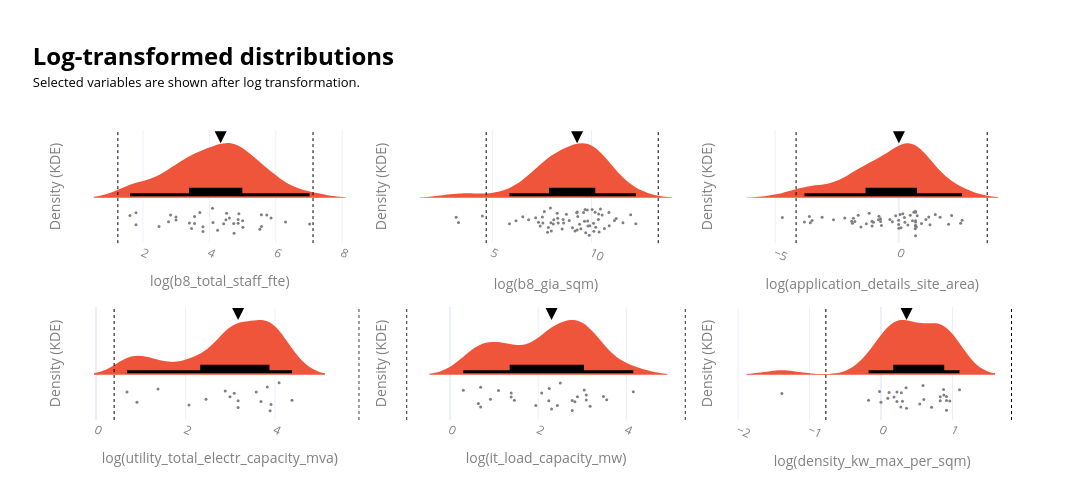

This figure's notebook cell:
### Markdown cell above
Relevant distributions have long right tails with severe outliers. Due to the low number of observations, we are applying a sequential approach to modelling, and aiming to have 1 explanatory variable per model. Outliers are identified and dropped individually for the model to maximise the number of datapoints. For the baseline OLS, the outliers are giving too much variance, which results in statistically insignificant slope and intercept. We will aim to address them as part of the Interaction Term model.

### Code cell
#| include: false
value_cols = ["b8_total_staff_fte", "b8_gia_sqm", "application_details_site_area",
          "utility_total_electr_capacity_mva", "it_load_capacity_mw","density_kw_max_per_sqm"]
log_cols = ["b8_total_staff_fte", "b8_gia_sqm", "application_details_site_area", 
          "utility_total_electr_capacity_mva", "it_load_capacity_mw","density_kw_max_per_sqm"]

cols_to_show = ["id", "lpa_name", "current_occupier"] + value_cols
ncols, nrows = 3, math.ceil(len(value_cols) / 3)
fig = make_subplots(rows=nrows, cols=ncols, horizontal_spacing=0.05, vertical_spacing=0.22)

for i, col in enumerate(value_cols):
    r, c = i // ncols + 1, i % ncols + 1
    df = data_ldn_exstg.dropna(subset=[col]).copy()

    if col in log_cols:
        df = df[df[col] > 0].copy()
        df["plot_value"] = np.log(df[col])
        x_title = f"log({col})"
    else:
        df["plot_value"] = df[col]
        x_title = col

    if df.empty:
        continue

    q1, q3 = df["plot_value"].quantile([0.25, 0.75])
    iqr = q3 - q1
    bounds = [q1 - 1.5 * iqr, q3 + 1.5 * iqr]
    median = df["plot_value"].median()
    rng = df["plot_value"].max() - df["plot_value"].min()
    bw = max(rng * 0.10, rng * 0.02) if rng > 0 else 1

    customdata = df[cols_to_show].to_numpy()
    hover = "<br>".join([f"{x}: %{{customdata[{j}]}}" for j, x in enumerate(cols_to_show)])

    fig.add_trace(go.Violin(
        x=df["plot_value"], orientation="h", side="positive", width=2,
        bandwidth=bw, line=dict(width=0), points="all", jitter=0.3,
        pointpos=-0.4, marker=dict(color="grey", size=3),
        box_visible=True, box_fillcolor="black",
        box_line=dict(color="black", width=3), box_width=0.2,
        fillcolor=px.colors.qualitative.Plotly[1],
        customdata=customdata, hovertemplate=hover, showlegend=False
    ), row=r, col=c)

    for b in bounds:
        fig.add_vline(x=b, line_width=1, line_dash="dot",
                      line_color="black", row=r, col=c)

    fig.add_trace(go.Scatter(
        x=[median], mode="markers",
        marker=dict(symbol="arrow-down", color="black", size=12),
        hovertemplate=f"Median: {median:.2f}<extra></extra>",
        showlegend=False
    ), row=r, col=c)

    fig.update_xaxes(title_text=x_title, row=r, col=c)
    fig.update_yaxes(showticklabels=False, title="Density (KDE)",
                     showgrid=False, zeroline=False, row=r, col=c)

fig.update_xaxes(
    tickangle=25,
    tickfont=dict(color=labels_colour),
    title_font=dict(color=labels_colour)
)
fig.update_yaxes(
    tickfont=dict(color=labels_colour),
    title_font=dict(color=labels_colour)
)

fig.update_layout(
    width=1400, height=250 * nrows, template="plotly_white",
    title=dict(
        text=(
            f"<span style='font-size:24px; font-weight:bold; color:{notes_colour};'>"
            "Log-transformed distributions</span><br>"
            f"<span style='font-size:13px; color:{notes_colour};'>"
            "Selected variables are shown after log transformation.</span>"
        ),
        x=0.03, xanchor="left"
    ),
    margin=dict(t=130)
)

fig.show(config={"toImageButtonOptions": {
    "format": "png", "filename": "figure", "scale": 4
}})

### Figure 1 — Plotly figure (JSON) as saved in the notebook; plotly's stock layout.template omitted (floating-point values rounded to 4 significant figures; data arrays with more than 128 entries replaced by an {"elided": "..."} marker saying what was removed)
{"data": [{"bandwidth": 0.5412, "box": {"fillcolor": "black", "line": {"color": "black", "width": 3}, "visible": true, "width": 0.2}, "customdata": {"elided": "36x9 mixed values"}, "fillcolor": "#EF553B", "hovertemplate": "id: %{customdata[0]}<br>lpa_name: %{customdata[1]}<br>current_occupier: %{customdata[2]}<br>b8_total_staff_fte: %{customdata[3]}<br>b8_gia_sqm: %{customdata[4]}<br>application_details_site_area: %{customdata[5]}<br>utility_total_electr_capacity_mva: %{customdata[6]}<br>it_load_capacity_mw: %{customdata[7]}<br>density_kw_max_per_sqm: %{customdata[8]}", "jitter": 0.3, "line": {"width": 0}, "marker": {"color": "grey", "size": 3}, "orientation": "h", "pointpos": -0.4, "points": "all", "showlegend": false, "side": "positive", "type": "violin", "width": 2, "x": [4.522, 5.568, 3.555, 2.773, 4.605, 4.431, 1.792, 4.5, 4.094, 3.807, 4.248, 4.745, 5.568, 3.807, 5.521, 2.485, 3.714, 1.792, 4.111, 2.833, 1.609, 3.555, 2.996, 3.466, 5.011, 4.89, 7.021, 5.858, 4.736, 4.868, 6.295, 4.868, 3.401, 5.004, 5.73, 2.996], "xaxis": "x", "yaxis": "y"}, {"hovertemplate": "Median: 4.34<extra></extra>", "marker": {"color": "black", "size": 12, "symbol": "arrow-down"}, "mode": "markers", "showlegend": false, "type": "scatter", "x": [4.34], "xaxis": "x", "yaxis": "y"}, {"bandwidth": 0.9054, "box": {"fillcolor": "black", "line": {"color": "black", "width": 3}, "visible": true, "width": 0.2}, "customdata": {"elided": "63x9 mixed values"}, "fillcolor": "#EF553B", "hovertemplate": "id: %{customdata[0]}<br>lpa_name: %{customdata[1]}<br>current_occupier: %{customdata[2]}<br>b8_total_staff_fte: %{customdata[3]}<br>b8_gia_sqm: %{customdata[4]}<br>application_details_site_area: %{customdata[5]}<br>utility_total_electr_capacity_mva: %{customdata[6]}<br>it_load_capacity_mw: %{customdata[7]}<br>density_kw_max_per_sqm: %{customdata[8]}", "jitter": 0.3, "line": {"width": 0}, "marker": {"color": "grey", "size": 3}, "orientation": "h", "pointpos": -0.4, "points": "all", "showlegend": false, "side": "positive", "type": "violin", "width": 2, "x": [9.042, 3.296, 7.783, 10.21, 9.706, 7.547, 8.269, 9.399, 9.805, 8.732, 8.594, 10.53, 7.324, 7.824, 9.818, 11.15, 8.294, 8.875, 9.279, 10.18, 9.306, 7.972, 7.185, 9.907, 7.619, 6.537, 7.955, 10.35, 9.674, 9.465, 3.178, 8.096, 9.597, 6.194, 8.32, 8.07, 9.165, 10.35, 6.831, 7.523, 10.38, 9.882, 9.786, 10.12, 10.87, 10.89, 11.97, 7.928, 8.517, 9.271, 10.03, 7.413, 10.65, 9.643, 11.58, 5.864, 12.23, 11.24, 9.251, 10.1, 10.45, 4.5, 8.569], "xaxis": "x2", "yaxis": "y2"}, {"hovertemplate": "Median: 9.27<extra></extra>", "marker": {"color": "black", "size": 12, "symbol": "arrow-down"}, "mode": "markers", "showlegend": false, "type": "scatter", "x": [9.271], "xaxis": "x2", "yaxis": "y2"}, {"bandwidth": 0.7278, "box": {"fillcolor": "black", "line": {"color": "black", "width": 3}, "visible": true, "width": 0.2}, "customdata": {"elided": "59x9 mixed values"}, "fillcolor": "#EF553B", "hovertemplate": "id: %{customdata[0]}<br>lpa_name: %{customdata[1]}<br>current_occupier: %{customdata[2]}<br>b8_total_staff_fte: %{customdata[3]}<br>b8_gia_sqm: %{customdata[4]}<br>application_details_site_area: %{customdata[5]}<br>utility_total_electr_capacity_mva: %{customdata[6]}<br>it_load_capacity_mw: %{customdata[7]}<br>density_kw_max_per_sqm: %{customdata[8]}", "jitter": 0.3, "line": {"width": 0}, "marker": {"color": "grey", "size": 3}, "orientation": "h", "pointpos": -0.4, "points": "all", "showlegend": false, "side": "positive", "type": "violin", "width": 2, "x": [-1.64, -3.612, 0.7178, -0.7319, 0.6673, 0.00995, 0.0, 0.7514, -1.309, 0.6831, 0.0, 0.9235, -1.079, 0.559, 1.105, 1.27, 0.2526, -0.3567, -0.7315, -1.194, -3.576, -3.817, 0.1664, 0.05827, -1.528, -1.871, 0.09531, -0.6966, -2.182, -3.507, -1.772, 1.217, 0.6831, -1.904, -2.639, 0.6831, 0.6831, 0.6831, 0.6831, 2.02, 0.6152, 2.567, -1.076, -0.2562, 0.3736, 0.4688, 2.51, -0.821, 1.677, 0.2311, 1.482, -3.101, 2.145, 0.6801, -1.022, -0.121, -0.7985, -4.711, -1.833], "xaxis": "x3", "yaxis": "y3"}, {"hovertemplate": "Median: 0.01<extra></extra>", "marker": {"color": "black", "size": 12, "symbol": "arrow-down"}, "mode": "markers", "showlegend": false, "type": "scatter", "x": [0.00995], "xaxis": "x3", "yaxis": "y3"}, {"bandwidth": 0.3689, "box": {"fillcolor": "black", "line": {"color": "black", "width": 3}, "visible": true, "width": 0.2}, "customdata": {"elided": "17x9 mixed values"}, "fillcolor": "#EF553B", "hovertemplate": "id: %{customdata[0]}<br>lpa_name: %{customdata[1]}<br>current_occupier: %{customdata[2]}<br>b8_total_staff_fte: %{customdata[3]}<br>b8_gia_sqm: %{customdata[4]}<br>application_details_site_area: %{customdata[5]}<br>utility_total_electr_capacity_mva: %{customdata[6]}<br>it_load_capacity_mw: %{customdata[7]}<br>density_kw_max_per_sqm: %{customdata[8]}", "jitter": 0.3, "line": {"width": 0}, "marker": {"color": "grey", "size": 3}, "orientation": "h", "pointpos": -0.4, "points": "all", "showlegend": false, "side": "positive", "type": "violin", "width": 2, "x": [0.6931, 2.89, 3.091, 1.386, 3.829, 4.094, 3.689, 2.079, 3.912, 2.46, 2.996, 0.9163, 3.584, 3.892, 3.178, 3.178, 4.382], "xaxis": "x4", "yaxis": "y4"}, {"hovertemplate": "Median: 3.18<extra></extra>", "marker": {"color": "black", "size": 12, "symbol": "arrow-down"}, "mode": "markers", "showlegend": false, "type": "scatter", "x": [3.178], "xaxis": "x4", "yaxis": "y4"}, {"bandwidth": 0.3859, "box": {"fillcolor": "black", "line": {"color": "black", "width": 3}, "visible": true, "width": 0.2}, "customdata": {"elided": "27x9 mixed values"}, "fillcolor": "#EF553B", "hovertemplate": "id: %{customdata[0]}<br>lpa_name: %{customdata[1]}<br>current_occupier: %{customdata[2]}<br>b8_total_staff_fte: %{customdata[3]}<br>b8_gia_sqm: %{customdata[4]}<br>application_details_site_area: %{customdata[5]}<br>utility_total_electr_capacity_mva: %{customdata[6]}<br>it_load_capacity_mw: %{customdata[7]}<br>density_kw_max_per_sqm: %{customdata[8]}", "jitter": 0.3, "line": {"width": 0}, "marker": {"color": "grey", "size": 3}, "orientation": "h", "pointpos": -0.4, "points": "all", "showlegend": false, "side": "positive", "type": "violin", "width": 2, "x": [2.251, 0.6931, 2.89, 1.386, 2.434, 1.099, 2.303, 0.6419, 0.9163, 3.091, 3.555, 1.386, 3.045, 3.091, 1.459, 2.079, 1.946, 0.6931, 2.501, 0.3001, 2.833, 2.241, 3.178, 3.481, 2.773, 2.773, 4.159], "xaxis": "x5", "yaxis": "y5"}, {"hovertemplate": "Median: 2.30<extra></extra>", "marker": {"color": "black", "size": 12, "symbol": "arrow-down"}, "mode": "markers", "showlegend": false, "type": "scatter", "x": [2.303], "xaxis": "x5", "yaxis": "y5"}, {"bandwidth": 0.2485, "box": {"fillcolor": "black", "line": {"color": "black", "width": 3}, "visible": true, "width": 0.2}, "customdata": {"elided": "27x9 mixed values"}, "fillcolor": "#EF553B", "hovertemplate": "id: %{customdata[0]}<br>lpa_name: %{customdata[1]}<br>current_occupier: %{customdata[2]}<br>b8_total_staff_fte: %{customdata[3]}<br>b8_gia_sqm: %{customdata[4]}<br>application_details_site_area: %{customdata[5]}<br>utility_total_electr_capacity_mva: %{customdata[6]}<br>it_load_capacity_mw: %{customdata[7]}<br>density_kw_max_per_sqm: %{customdata[8]}", "jitter": 0.3, "line": {"width": 0}, "marker": {"color": "grey", "size": 3}, "orientation": "h", "pointpos": -0.4, "points": "all", "showlegend": false, "side": "positive", "type": "violin", "width": 2, "x": [0.1823, 0.2852, 0.2776, 0.3577, 0.9163, -1.386, 0.8286, 0.2231, 0.1133, 0.9632, -0.1744, 1.099, 0.0, 0.8796, 0.5988, 0.5878, 0.5423, 0.2231, 0.3001, 0.708, 0.09531, 0.3507, -0.0202, 0.8755, 0.9163, 0.8286, 0.9163], "xaxis": "x6", "yaxis": "y6"}, {"hovertemplate": "Median: 0.36<extra></extra>", "marker": {"color": "black", "size": 12, "symbol": "arrow-down"}, "mode": "markers", "showlegend": false, "type": "scatter", "x": [0.3577], "xaxis": "x6", "yaxis": "y6"}], "layout": {"height": 500, "margin": {"t": 130}, "shapes": [{"line": {"color": "black", "dash": "dot", "width": 1}, "type": "line", "x0": 1.246, "x1": 1.246, "xref": "x", "y0": 0, "y1": 1, "yref": "y domain"}, {"line": {"color": "black", "dash": "dot", "width": 1}, "type": "line", "x0": 7.122, "x1": 7.122, "xref": "x", "y0": 0, "y1": 1, "yref": "y domain"}, {"line": {"color": "black", "dash": "dot", "width": 1}, "type": "line", "x0": 4.692, "x1": 4.692, "xref": "x2", "y0": 0, "y1": 1, "yref": "y2 domain"}, {"line": {"color": "black", "dash": "dot", "width": 1}, "type": "line", "x0": 13.36, "x1": 13.36, "xref": "x2", "y0": 0, "y1": 1, "yref": "y2 domain"}, {"line": {"color": "black", "dash": "dot", "width": 1}, "type": "line", "x0": -4.154, "x1": -4.154, "xref": "x3", "y0": 0, "y1": 1, "yref": "y3 domain"}, {"line": {"color": "black", "dash": "dot", "width": 1}, "type": "line", "x0": 3.585, "x1": 3.585, "xref": "x3", "y0": 0, "y1": 1, "yref": "y3 domain"}, {"line": {"color": "black", "dash": "dot", "width": 1}, "type": "line", "x0": 0.406, "x1": 0.406, "xref": "x4", "y0": 0, "y1": 1, "yref": "y4 domain"}, {"line": {"color": "black", "dash": "dot", "width": 1}, "type": "line", "x0": 5.882, "x1": 5.882, "xref": "x4", "y0": 0, "y1": 1, "yref": "y4 domain"}, {"line": {"color": "black", "dash": "dot", "width": 1}, "type": "line", "x0": -0.9854, "x1": -0.9854, "xref": "x5", "y0": 0, "y1": 1, "yref": "y5 domain"}, {"line": {"color": "black", "dash": "dot", "width": 1}, "type": "line", "x0": 5.339, "x1": 5.339, "xref": "x5", "y0": 0, "y1": 1, "yref": "y5 domain"}, {"line": {"color": "black", "dash": "dot", "width": 1}, "type": "line", "x0": -0.7712, "x1": -0.7712, "xref": "x6", "y0": 0, "y1": 1, "yref": "y6 domain"}, {"line": {"color": "black", "dash": "dot", "width": 1}, "type": "line", "x0": 1.826, "x1": 1.826, "xref": "x6", "y0": 0, "y1": 1, "yref": "y6 domain"}], "title": {"text": "<span style='font-size:24px; font-weight:bold; color:black;'>Log-transformed distributions</span><br><span style='font-size:13px; color:black;'>Selected variables are shown after log transformation.</span>", "x": 0.03, "xanchor": "left"}, "width": 1400, "xaxis": {"anchor": "y", "domain": [0, 0.3], "tickangle": 25, "tickfont": {"color": "grey"}, "title": {"font": {"color": "grey"}, "text": "log(b8_total_staff_fte)"}}, "xaxis2": {"anchor": "y2", "domain": [0.35, 0.65], "tickangle": 25, "tickfont": {"color": "grey"}, "title": {"font": {"color": "grey"}, "text": "log(b8_gia_sqm)"}}, "xaxis3": {"anchor": "y3", "domain": [0.7, 1], "tickangle": 25, "tickfont": {"color": "grey"}, "title": {"font": {"color": "grey"}, "text": "log(application_details_site_area)"}}, "xaxis4": {"anchor": "y4", "domain": [0, 0.3], "tickangle": 25, "tickfont": {"color": "grey"}, "title": {"font": {"color": "grey"}, "text": "log(utility_total_electr_capacity_mva)"}}, "xaxis5": {"anchor": "y5", "domain": [0.35, 0.65], "tickangle": 25, "tickfont": {"color": "grey"}, "title": {"font": {"color": "grey"}, "text": "log(it_load_capacity_mw)"}}, "xaxis6": {"anchor": "y6", "domain": [0.7, 1], "tickangle": 25, "tickfont": {"color": "grey"}, "title": {"font": {"color": "grey"}, "text": "log(density_kw_max_per_sqm)"}}, "yaxis": {"anchor": "x", "domain": [0.61, 1], "showgrid": false, "showticklabels": false, "tickfont": {"color": "grey"}, "title": {"font": {"color": "grey"}, "text": "Density (KDE)"}, "zeroline": false}, "yaxis2": {"anchor": "x2", "domain": [0.61, 1], "showgrid": false, "showticklabels": false, "tickfont": {"color": "grey"}, "title": {"font": {"color": "grey"}, "text": "Density (KDE)"}, "zeroline": false}, "yaxis3": {"anchor": "x3", "domain": [0.61, 1], "showgrid": false, "showticklabels": false, "tickfont": {"color": "grey"}, "title": {"font": {"color": "grey"}, "text": "Density (KDE)"}, "zeroline": false}, "yaxis4": {"anchor": "x4", "domain": [0, 0.39], "showgrid": false, "showticklabels": false, "tickfont": {"color": "grey"}, "title": {"font": {"color": "grey"}, "text": "Density (KDE)"}, "zeroline": false}, "yaxis5": {"anchor": "x5", "domain": [0, 0.39], "showgrid": false, "showticklabels": false, "tickfont": {"color": "grey"}, "title": {"font": {"color": "grey"}, "text": "Density (KDE)"}, "zeroline": false}, "yaxis6": {"anchor": "x6", "domain": [0, 0.39], "showgrid": false, "showticklabels": false, "tickfont": {"color": "grey"}, "title": {"font": {"color": "grey"}, "text": "Density (KDE)"}, "zeroline": false}}}
